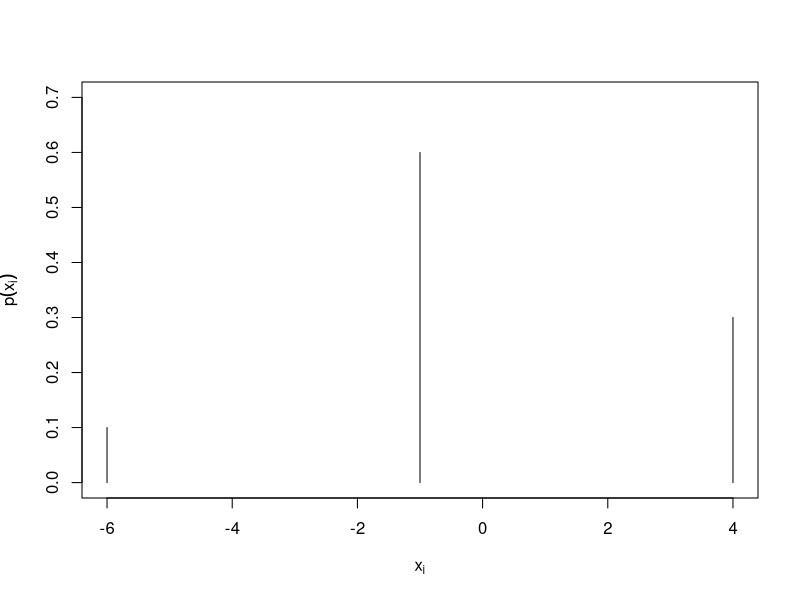
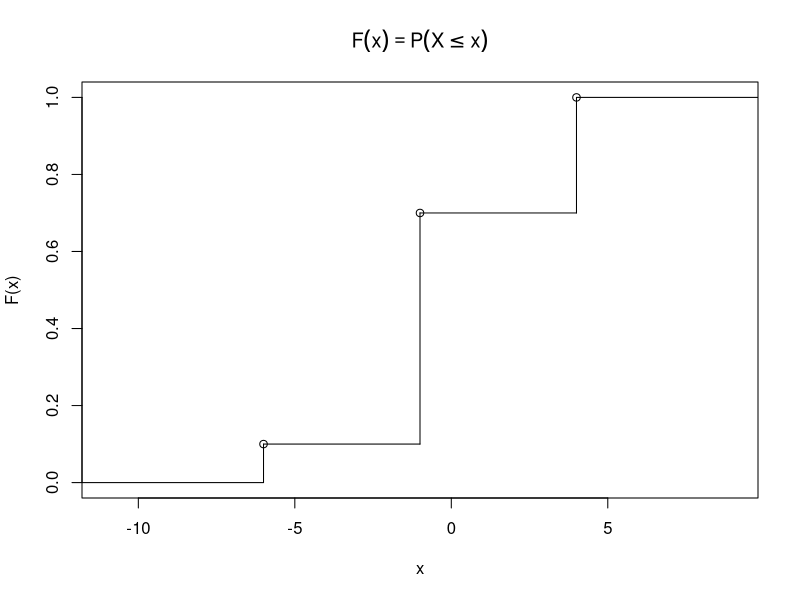

The R source for these figures, in order:
#####
# A1
# d)
P_1 <- choose(2,2)/choose(5,2)
P_2 <- (choose(2,1)*choose(3,1))/choose(5,2)
P_3 <- choose(3,2)/choose(5,2)
sample(c(-6,-1, 4), 8, prob=c(P_1, P_2, P_3), replace=TRUE)

#####
# A3
# a)
plot(x=c(-6,-1, 4), y=c(P_1, P_2, P_3),
     type ="h", xlab=expression(x[i]),# expression(x[i]) = "X tief i"
     ylab=expression(p(x[i])), ylim=c(0,0.7)) #expression(p(x[i])) = "funktion p von X tief i"

# b)
plot(stepfun(c(-6,-1,4), cumsum(c(0,P_1, P_2, P_3))),
     main = expression(F(x) == P(X<=x)), ylab = "F(x)")

# d)
N <- 10000
samp <- rep(NA, times=N)
for (i in 1:N){
  samp[i] <- sample(c(-6,-1, 4), 1, prob=c(P_1, P_2, P_3))
}
mean(samp)

#####
# A4
# b)
N <- 10000
samp <- rep(NA, times=N)
for (i in 1:N){
  samp[i] <- sample(c(-6,-1, 4), 1, prob=c(P_1, P_2, P_3))
}
var(samp)

#####
# A5
# a)
p <- 28/34

# b)
# X ~ Bin(n = 22, p = 28/34)

# c)
sum(dbinom(20:22, 22, 28/34))







